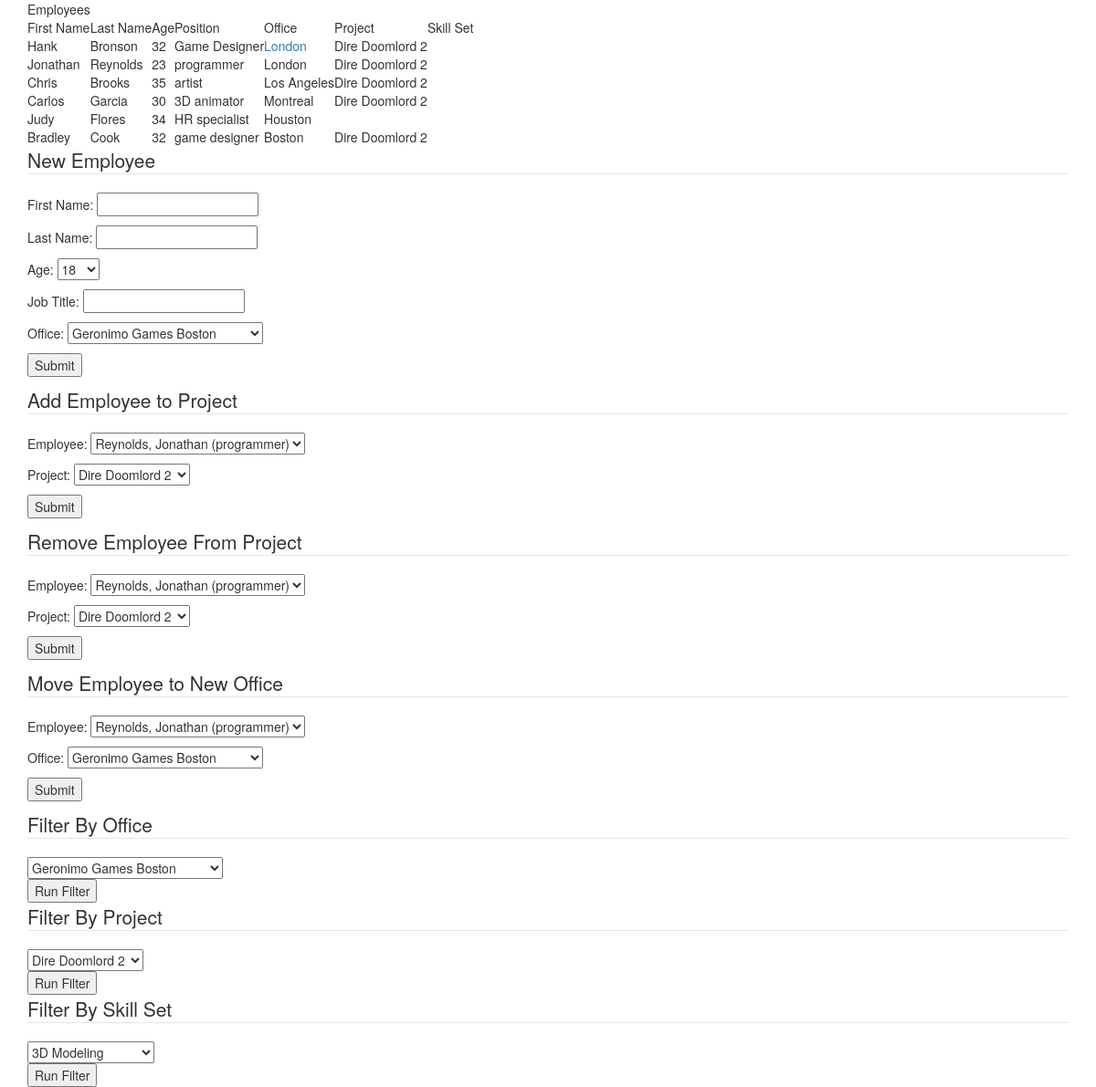
The page / on the database its author committed.
### tables this page shows
CREATE TABLE employee(
	id int AUTO_INCREMENT PRIMARY KEY,
	cid int,
	age int NOT NULL, 
	first_name VARCHAR(255) NOT NULL,
	last_name VARCHAR(255) NOT NULL,
	position VARCHAR(255) NOT NULL,
	CONSTRAINT name UNIQUE (first_name, last_name),
	FOREIGN KEY (cid) REFERENCES office (id)
);

CREATE TABLE office(
	id int AUTO_INCREMENT PRIMARY KEY,
	city VARCHAR(255) NOT NULL,
	name VARCHAR(255) NOT NULL,
	CONSTRAINT cityName UNIQUE (city, name)
);

CREATE TABLE project(
	id int AUTO_INCREMENT PRIMARY KEY,
	name VARCHAR(255) NOT NULL,
	descr VARCHAR(255) NOT NULL,
	CONSTRAINT nameDesc UNIQUE (name, descr)
);

### index.php (the view, shortened to what this page needs)
<?php
$mysqli = new mysqli("oniddb.cws.oregonstate.edu","brownand-db","AAWTd6Bpl6KKvN5c","brownand-db");
?>
<!DOCTYPE html PUBLIC "-//W3C//DTD XHTML 1.0 Strict//EN"
        "http://www.w3.org/TR/xhtml1/DTD/xhtml1-strict.dtd">
<html lang="en">
<head>
    <link rel="stylesheet" href="http://maxcdn.bootstrapcdn.com/bootstrap/3.3.5/css/bootstrap.min.css">
</head>
<body>
<div class="container">
    <table>
        <tr>
            <td> Employees </td>
        </tr>
        <tr>
            <td>First Name</td>
            <td>Last Name</td>
            <td>Age</td>
            <td>Position</td>
            <td>Office</td>
            <td>Project</td>
            <td>Skill Set</td>
        </tr>
        <tr>
            <td>Hank</td>
            <td>Bronson</td>
            <td>32</td>
            <td>Game Designer</td>
            <td><a href="officeFilter.php?id=1">London</a></td>
            <td>Dire Doomlord 2</td>
        </tr>
<?php
if(!($stmt = $mysqli->prepare("SELECT employee.first_name, employee.last_name, employee.age, employee.position, office.city, p.name FROM employee INNER JOIN office on employee.cid = office.id
                                                                  LEFT JOIN employee_project ep on ep.eid = employee.id
                                                                  LEFT JOIN project p ON ep.pid = p.id"))){
    echo "Prepare failed: "  . $stmt->errno . " " . $stmt->error;
}
if(!$stmt->execute()){
    echo "Execute failed: "  . $mysqli->connect_errno . " " . $mysqli->connect_error;
}
if(!$stmt->bind_result($first_name, $last_name, $age, $position, $office, $project)){
    echo "Bind failed: "  . $mysqli->connect_errno . " " . $mysqli->connect_error;
}
while($stmt->fetch()){
 echo "<tr>\n<td>\n" . $first_name . "\n</td>\n<td>\n" . $last_name . "\n</td>\n<td>\n"  . $age . "\n</td>\n<td>\n"  . $position . "\n</td>\n<td>\n" . $office . "\n</td>\n<td>\n" . $project . "\n</td>\n</tr>";
}
?>
    </table>
</div>
<div class="container">
    <form method="post" action="addperson.php">
        <fieldset>
            <legend>New Employee</legend>
            <p>First Name: <input type="text" name="FirstName"/></p>
            <p>Last Name: <input type="text" name="LastName"/></p>
            <p> Age:
                        <select name = "Age">
                        <?php
                            for ($i=18; $i<=100; $i++)
                            {
                                ?>
                                    <option value="<?php echo $i;?>"><?php echo $i;?></option>
                                <?php
                            }
                        ?>
                        </select>
            </p>
            <p>Job Title: <input type="text" name="Position"/></p>
            <p>Office:
                        <select name="Office">
                            <?php
                            if(!($stmt = $mysqli->prepare("SELECT office.name, office.id FROM office"))){
                                echo "Prepare failed: "  . $stmt->errno . " " . $stmt->error;
                            }
                            if(!$stmt->execute()){
                                echo "Execute failed: "  . $mysqli->connect_errno . " " . $mysqli->connect_error;
                            }
                            if(!$stmt->bind_result($office, $id)){
                                echo "Bind failed: "  . $mysqli->connect_errno . " " . $mysqli->connect_error;
                            }
                            while($stmt->fetch()){
                             echo "\n<option value= \" $id \">\n" . $office . "\n</option>\n";
                            }
                            ?>
                        </select>
            </p>
        </fieldset>
        <p><input type="submit"/></p>
    </form>
</div>
<div class="container">
    <form method="post" action="addToProject.php">
        <fieldset>
            <legend>Add Employee to Project</legend>
            <p>Employee:
                        <select name="Employee">
                            <?php
                            if(!($stmt = $mysqli->prepare("SELECT employee.first_name, employee.last_name, employee.position, employee.id FROM employee"))){
                                echo "Prepare failed: "  . $stmt->errno . " " . $stmt->error;
                            }
                            if(!$stmt->execute()){
                                echo "Execute failed: "  . $mysqli->connect_errno . " " . $mysqli->connect_error;
                            }
                            if(!$stmt->bind_result($fname, $lname, $position, $id)){
                                echo "Bind failed: "  . $mysqli->connect_errno . " " . $mysqli->connect_error;
                            }
                            while($stmt->fetch()){
                             echo "\n<option value= \" $id \">\n" . $lname . ", " . $fname . " ($position)" .  "\n</option>\n";
                            }
                            ?>
                        </select>
            </p>
            <p>Project:
                        <select name="Project">
                            <?php
                            if(!($stmt = $mysqli->prepare("SELECT project.name, project.id FROM project"))){
                                echo "Prepare failed: "  . $stmt->errno . " " . $stmt->error;
                            }
                            if(!$stmt->execute()){
                                echo "Execute failed: "  . $mysqli->connect_errno . " " . $mysqli->connect_error;
                            }
                            if(!$stmt->bind_result($project, $id)){
                                echo "Bind failed: "  . $mysqli->connect_errno . " " . $mysqli->connect_error;
                            }
                            while($stmt->fetch()){
                             echo "\n<option value= \" $id \">\n" . $project . "\n</option>\n";
                            }
                            ?>
                        </select>
            </p>
        </fieldset>
        <p><input type="submit"/></p>
    </form>
</div>
<div class="container">
    <form method="post" action="removeFromProject.php">
        <fieldset>
            <legend>Remove Employee From Project</legend>
            <p>Employee:
                        <select name="Employee">
                            <?php
                            if(!($stmt = $mysqli->prepare("SELECT employee.first_name, employee.last_name, employee.position, employee.id FROM employee"))){
                                echo "Prepare failed: "  . $stmt->errno . " " . $stmt->error;
                            }
                            if(!$stmt->execute()){
                                echo "Execute failed: "  . $mysqli->connect_errno . " " . $mysqli->connect_error;
                            }
                            if(!$stmt->bind_result($fname, $lname, $position, $id)){
                                echo "Bind failed: "  . $mysqli->connect_errno . " " . $mysqli->connect_error;
                            }
                            while($stmt->fetch()){
                             echo "\n<option value= \" $id \">\n" . $lname . ", " . $fname . " ($position)" .  "\n</option>\n";
                            }
                            ?>
                        </select>
            </p>
            <p>Project:
                        <select name="Project">
                            <?php
                            if(!($stmt = $mysqli->prepare("SELECT project.name, project.id FROM project"))){
                                echo "Prepare failed: "  . $stmt->errno . " " . $stmt->error;
                            }
                            if(!$stmt->execute()){
                                echo "Execute failed: "  . $mysqli->connect_errno . " " . $mysqli->connect_error;
                            }
                            if(!$stmt->bind_result($project, $id)){
                                echo "Bind failed: "  . $mysqli->connect_errno . " " . $mysqli->connect_error;
                            }
                            while($stmt->fetch()){
                             echo "\n<option value= \" $id \">\n" . $project . "\n</option>\n";
                            }
                            ?>
                        </select>
            </p>
        </fieldset>
        <p><input type="submit"/></p>
    </form>
</div>
<div class="container">
    <form method="post" action="moveEmployee.php">
        <fieldset>
            <legend>Move Employee to New Office</legend>
            <p>Employee:
                        <select name="Employee">
                            <?php
                            if(!($stmt = $mysqli->prepare("SELECT employee.first_name, employee.last_name, employee.position, employee.id FROM employee"))){
                                echo "Prepare failed: "  . $stmt->errno . " " . $stmt->error;
                            }
                            if(!$stmt->execute()){
                                echo "Execute failed: "  . $mysqli->connect_errno . " " . $mysqli->connect_error;
                            }
                            if(!$stmt->bind_result($fname, $lname, $position, $id)){
                                echo "Bind failed: "  . $mysqli->connect_errno . " " . $mysqli->connect_error;
                            }
                            while($stmt->fetch()){
                             echo "\n<option value= \" $id \">\n" . $lname . ", " . $fname . " ($position)" .  "\n</option>\n";
                            }
                            ?>
                        </select>
            </p>
            <p>Office:
                <select name="Office">
                    <?php
                    if(!($stmt = $mysqli->prepare("SELECT office.name, office.id FROM office"))){
                        echo "Prepare failed: "  . $stmt->errno . " " . $stmt->error;
                    }
                    if(!$stmt->execute()){
                        echo "Execute failed: "  . $mysqli->connect_errno . " " . $mysqli->connect_error;
                    }
                    if(!$stmt->bind_result($office, $id)){
                        echo "Bind failed: "  . $mysqli->connect_errno . " " . $mysqli->connect_error;
                    }
                    while($stmt->fetch()){
                     echo "\n<option value= \" $id \">\n" . $office . "\n</option>\n";
                    }
                    ?>
                </select>
            </p>
        </fieldset>
        <p><input type="submit"/></p>
    </form>
</div>
<div class = "container">
	<form method="post" action="officeFilter.php">
		<fieldset>
			<legend>Filter By Office</legend>
                <select name="Office">
                    <?php
                    if(!($stmt = $mysqli->prepare("SELECT office.name, office.id FROM office"))){
                        echo "Prepare failed: "  . $stmt->errno . " " . $stmt->error;
                    }
                    if(!$stmt->execute()){
                        echo "Execute failed: "  . $mysqli->connect_errno . " " . $mysqli->connect_error;
                    }
                    if(!$stmt->bind_result($office, $id)){
                        echo "Bind failed: "  . $mysqli->connect_errno . " " . $mysqli->connect_error;
                    }
                    while($stmt->fetch()){
                     echo "\n<option value= \" $id \">\n" . $office . "\n</option>\n";
                    }
                    ?>
                </select>
		</fieldset>
		<input type="submit" value="Run Filter" />
	</form>
</div>
<div class = "container">
	<form method="post" action="projectFilter.php">
		<fieldset>
			<legend>Filter By Project</legend>
                <select name="Project">
                    <?php
                    if(!($stmt = $mysqli->prepare("SELECT project.name, project.id FROM project"))){
                        echo "Prepare failed: "  . $stmt->errno . " " . $stmt->error;
                    }
                    if(!$stmt->execute()){
                        echo "Execute failed: "  . $mysqli->connect_errno . " " . $mysqli->connect_error;
                    }
                    if(!$stmt->bind_result($project, $id)){
                        echo "Bind failed: "  . $mysqli->connect_errno . " " . $mysqli->connect_error;
                    }
                    while($stmt->fetch()){
                     echo "\n<option value= \" $id \">\n" . $project . "\n</option>\n";
                    }
                    ?>
                </select>
		</fieldset>
		<input type="submit" value="Run Filter" />
	</form>
</div>
<div class = "container">
	<form method="post" action="skillsetFilter.php">
		<fieldset>
			<legend>Filter By Skill Set</legend>
                <select name="skillset">
                    <?php
                    if(!($stmt = $mysqli->prepare("SELECT skillSet.name, skillSet.id FROM skillSet"))){
                        echo "Prepare failed: "  . $stmt->errno . " " . $stmt->error;
                    }
                    if(!$stmt->execute()){
                        echo "Execute failed: "  . $mysqli->connect_errno . " " . $mysqli->connect_error;
                    }
                    if(!$stmt->bind_result($skill, $id)){
                        echo "Bind failed: "  . $mysqli->connect_errno . " " . $mysqli->connect_error;
                    }
                    while($stmt->fetch()){
                     echo "\n<option value= \" $id \">\n" . $skill . "\n</option>\n";
                    }
                    ?>
                </select>
		</fieldset>
		<input type="submit" value="Run Filter" />
	</form>
</div>
</body>
</html>

### rows shown on the page
employee: first_name "Jonathan", last_name "Reynolds", age "23", position "programmer", cid.city "London", project.name "Dire Doomlord 2"
employee: first_name "Chris", last_name "Brooks", age "35", position "artist", cid.city "Los Angeles", project.name "Dire Doomlord 2"
employee: first_name "Carlos", last_name "Garcia", age "30", position "3D animator", cid.city "Montreal", project.name "Dire Doomlord 2"
employee: first_name "Judy", last_name "Flores", age "34", position "HR specialist", cid.city "Houston"
employee: first_name "Bradley", last_name "Cook", age "32", position "game designer", cid.city "Boston", project.name "Dire Doomlord 2"

### other values the page prints
form field Age "18"
form field Office "Geronimo Games Boston"
form field Employee "Reynolds, Jonathan (programmer)"
form field Project "Dire Doomlord 2"
form field skillset "3D Modeling"
